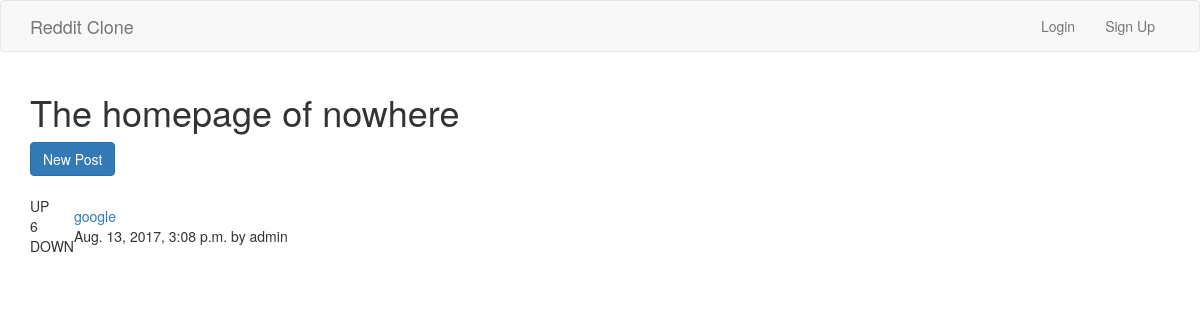
Before: / with the older database file.
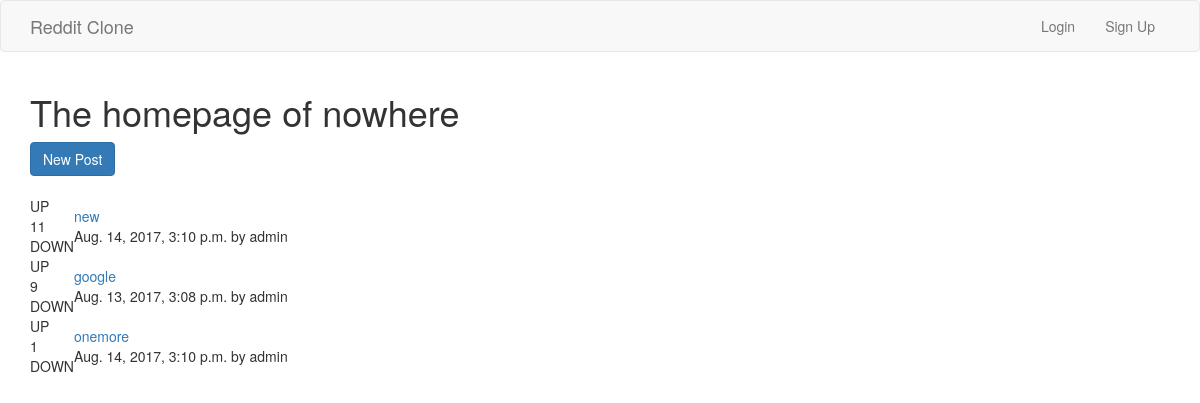
After: the same page with the newer database file.
### posts/models.py (models this page shows, shortened)
class Post(models.Model):
    title = models.CharField(max_length=200)
    url = models.TextField()
    pub_date = models.DateTimeField()
    author = models.ForeignKey(User)
    votes_total = models.IntegerField(default=1)

### posts/views.py (the view)
# urls.py: url(r'^$', posts.views.home, name="home"),
def home(request):
    posts = Post.objects.order_by('-votes_total')
    return render(request, 'posts/home.html', {'posts':posts})

### posts/templates/posts/home.html (shortened to what this page needs)
{% extends 'posts/base.html' %}
{% block content %}
<h1>The homepage of nowhere</h1>
<a class="btn btn-primary" href="{% url 'posts:create' %}" >New Post</a>
<br/>
<br/>
{% for post in posts.all %}
  <table>
    <tr>
      <td>UP<br/> {{post.votes_total}}<br/>DOWN</td>
      <td><a href="{{post.url}}">{{post.title}}</a><br/>{{post.pub_date}} by {{post.author.username}}<br/></td>
    </tr>
  </table>
{% endfor %}
{% endblock %}

Changed rows visible on the page:
added Post: votes_total "11", title "new", pub_date "Aug. 14, 2017, 3:10 p.m.", author.username "admin"
changed Post "google": votes_total "6" → "9"
added Post: votes_total "1", title "onemore", pub_date "Aug. 14, 2017, 3:10 p.m.", author.username "admin"
